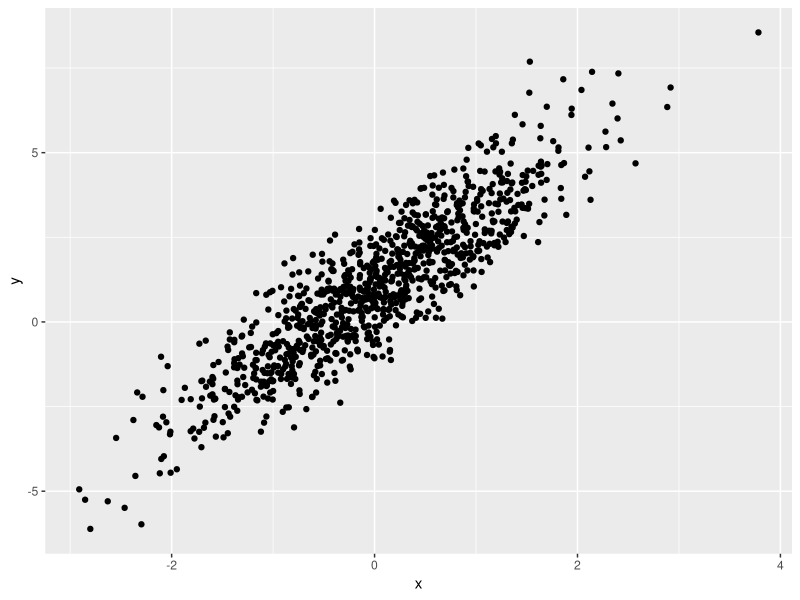

Recreate this plot in R.
## ---- chunk 1
library(tidyverse)
## ---- chunk 2
samp = rnorm(100)
length(samp)
## ---- chunk 3
plot_df =
  tibble(
    x = rnorm(n = 1000),
    y = 1 + 2 * x + rnorm(n = 1000)
  )

ggplot(plot_df, aes(x = x, y = y)) + geom_point()
